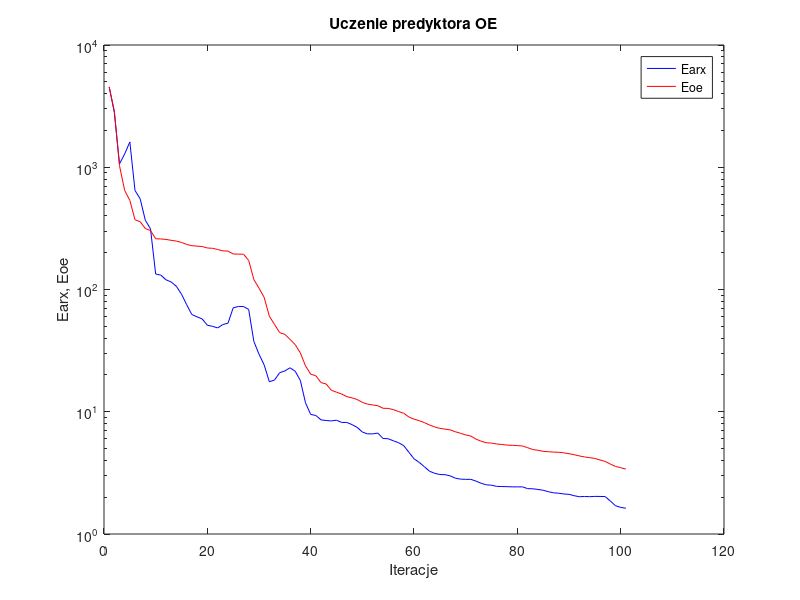
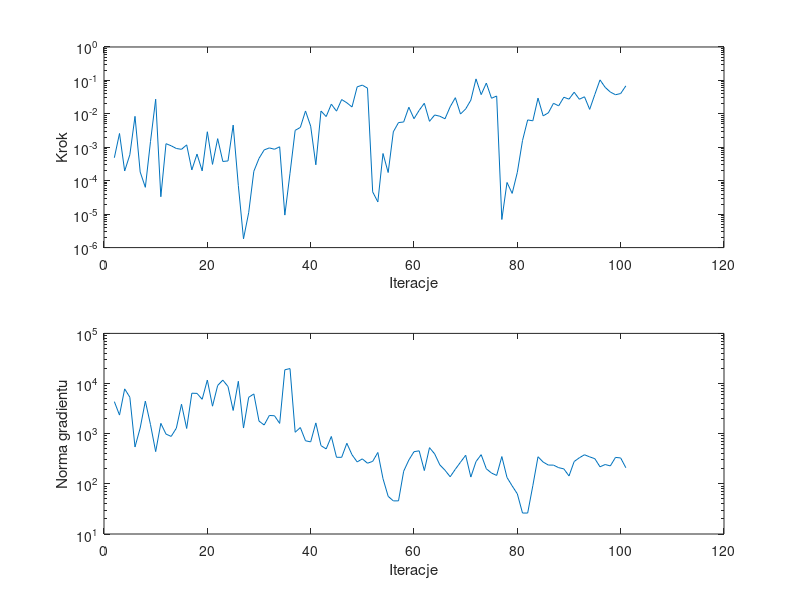

Here is the MATLAB script that generated these plots, in order:
%uczenie predyktora oe
clear all;
n=0; farx(n+1)=4.537746e+003; foe(n+1)=4.552377e+003; wspucz(n+1)=0.000000e+000; ng(n+1)=0.000000e+000;
%odnowa zmiennej metryki
n=1; farx(n+1)=2.807449e+003; foe(n+1)=2.885759e+003; krok(n+1)=4.863026e-004; ng(n+1)=4.360486e+003;
n=2; farx(n+1)=1.066313e+003; foe(n+1)=1.029176e+003; krok(n+1)=2.586841e-003; ng(n+1)=2.350658e+003;
n=3; farx(n+1)=1.284968e+003; foe(n+1)=6.462053e+002; krok(n+1)=1.954789e-004; ng(n+1)=7.830025e+003;
n=4; farx(n+1)=1.611247e+003; foe(n+1)=5.360461e+002; krok(n+1)=5.970040e-004; ng(n+1)=5.336901e+003;
n=5; farx(n+1)=6.453912e+002; foe(n+1)=3.720381e+002; krok(n+1)=8.427741e-003; ng(n+1)=5.431444e+002;
n=6; farx(n+1)=5.520579e+002; foe(n+1)=3.585088e+002; krok(n+1)=1.828869e-004; ng(n+1)=1.297648e+003;
n=7; farx(n+1)=3.683305e+002; foe(n+1)=3.153609e+002; krok(n+1)=6.352069e-005; ng(n+1)=4.462622e+003;
n=8; farx(n+1)=3.134731e+002; foe(n+1)=3.036230e+002; krok(n+1)=1.491801e-003; ng(n+1)=1.516858e+003;
n=9; farx(n+1)=1.339000e+002; foe(n+1)=2.599277e+002; krok(n+1)=2.741623e-002; ng(n+1)=4.391492e+002;
n=10; farx(n+1)=1.310305e+002; foe(n+1)=2.591345e+002; krok(n+1)=3.318147e-005; ng(n+1)=1.607553e+003;
n=11; farx(n+1)=1.200707e+002; foe(n+1)=2.568078e+002; krok(n+1)=1.282071e-003; ng(n+1)=9.821551e+002;
n=12; farx(n+1)=1.152272e+002; foe(n+1)=2.525605e+002; krok(n+1)=1.109421e-003; ng(n+1)=8.830043e+002;
n=13; farx(n+1)=1.062803e+002; foe(n+1)=2.489446e+002; krok(n+1)=9.208067e-004; ng(n+1)=1.287882e+003;
n=14; farx(n+1)=9.156899e+001; foe(n+1)=2.427234e+002; krok(n+1)=8.687921e-004; ng(n+1)=3.873033e+003;
n=15; farx(n+1)=7.513973e+001; foe(n+1)=2.336570e+002; krok(n+1)=1.181843e-003; ng(n+1)=1.270986e+003;
n=16; farx(n+1)=6.238418e+001; foe(n+1)=2.282206e+002; krok(n+1)=2.102562e-004; ng(n+1)=6.417884e+003;
n=17; farx(n+1)=5.978167e+001; foe(n+1)=2.263301e+002; krok(n+1)=6.254538e-004; ng(n+1)=6.363487e+003;
n=18; farx(n+1)=5.744544e+001; foe(n+1)=2.248070e+002; krok(n+1)=1.969720e-004; ng(n+1)=4.855054e+003;
n=19; farx(n+1)=5.098752e+001; foe(n+1)=2.185322e+002; krok(n+1)=2.914778e-003; ng(n+1)=1.174810e+004;
n=20; farx(n+1)=4.998712e+001; foe(n+1)=2.173203e+002; krok(n+1)=3.081200e-004; ng(n+1)=3.535787e+003;
n=21; farx(n+1)=4.849869e+001; foe(n+1)=2.124654e+002; krok(n+1)=1.812955e-003; ng(n+1)=9.151323e+003;
n=22; farx(n+1)=5.166205e+001; foe(n+1)=2.070104e+002; krok(n+1)=3.764443e-004; ng(n+1)=1.171017e+004;
n=23; farx(n+1)=5.306795e+001; foe(n+1)=2.061267e+002; krok(n+1)=3.909299e-004; ng(n+1)=8.713120e+003;
n=24; farx(n+1)=7.071165e+001; foe(n+1)=1.953240e+002; krok(n+1)=4.611188e-003; ng(n+1)=2.905223e+003;
n=25; farx(n+1)=7.269184e+001; foe(n+1)=1.946788e+002; krok(n+1)=7.188658e-005; ng(n+1)=1.109545e+004;
%odnowa zmiennej metryki
n=26; farx(n+1)=7.257151e+001; foe(n+1)=1.945132e+002; krok(n+1)=1.831484e-006; ng(n+1)=1.297523e+003;
n=27; farx(n+1)=6.873456e+001; foe(n+1)=1.730730e+002; krok(n+1)=1.104522e-005; ng(n+1)=5.311459e+003;
n=28; farx(n+1)=3.764089e+001; foe(n+1)=1.206716e+002; krok(n+1)=1.915864e-004; ng(n+1)=6.209548e+003;
n=29; farx(n+1)=2.956777e+001; foe(n+1)=1.026097e+002; krok(n+1)=4.651747e-004; ng(n+1)=1.784311e+003;
n=30; farx(n+1)=2.415652e+001; foe(n+1)=8.620894e+001; krok(n+1)=8.336543e-004; ng(n+1)=1.490655e+003;
n=31; farx(n+1)=1.759374e+001; foe(n+1)=6.045198e+001; krok(n+1)=9.576184e-004; ng(n+1)=2.309116e+003;
n=32; farx(n+1)=1.817110e+001; foe(n+1)=5.184950e+001; krok(n+1)=8.733921e-004; ng(n+1)=2.280038e+003;
n=33; farx(n+1)=2.087515e+001; foe(n+1)=4.437662e+001; krok(n+1)=1.034888e-003; ng(n+1)=1.602601e+003;
n=34; farx(n+1)=2.156321e+001; foe(n+1)=4.296378e+001; krok(n+1)=9.377529e-006; ng(n+1)=1.881828e+004;
n=35; farx(n+1)=2.290235e+001; foe(n+1)=3.909430e+001; krok(n+1)=1.670732e-004; ng(n+1)=1.988940e+004;
n=36; farx(n+1)=2.146080e+001; foe(n+1)=3.545755e+001; krok(n+1)=3.206931e-003; ng(n+1)=1.068101e+003;
n=37; farx(n+1)=1.805867e+001; foe(n+1)=3.031639e+001; krok(n+1)=3.930173e-003; ng(n+1)=1.326412e+003;
n=38; farx(n+1)=1.182660e+001; foe(n+1)=2.374710e+001; krok(n+1)=1.219985e-002; ng(n+1)=7.225783e+002;
n=39; farx(n+1)=9.509911e+000; foe(n+1)=2.030859e+001; krok(n+1)=4.290347e-003; ng(n+1)=6.871070e+002;
n=40; farx(n+1)=9.320407e+000; foe(n+1)=1.969068e+001; krok(n+1)=2.996980e-004; ng(n+1)=1.641169e+003;
n=41; farx(n+1)=8.586148e+000; foe(n+1)=1.732497e+001; krok(n+1)=1.214548e-002; ng(n+1)=5.774730e+002;
n=42; farx(n+1)=8.473075e+000; foe(n+1)=1.687234e+001; krok(n+1)=8.300976e-003; ng(n+1)=4.972082e+002;
n=43; farx(n+1)=8.413657e+000; foe(n+1)=1.498944e+001; krok(n+1)=1.952078e-002; ng(n+1)=8.808526e+002;
n=44; farx(n+1)=8.531197e+000; foe(n+1)=1.445681e+001; krok(n+1)=1.204622e-002; ng(n+1)=3.388184e+002;
n=45; farx(n+1)=8.176719e+000; foe(n+1)=1.395759e+001; krok(n+1)=2.680031e-002; ng(n+1)=3.380121e+002;
n=46; farx(n+1)=8.176402e+000; foe(n+1)=1.329302e+001; krok(n+1)=2.142359e-002; ng(n+1)=6.441233e+002;
n=47; farx(n+1)=7.849264e+000; foe(n+1)=1.300127e+001; krok(n+1)=1.605804e-002; ng(n+1)=3.805012e+002;
n=48; farx(n+1)=7.453479e+000; foe(n+1)=1.259176e+001; krok(n+1)=6.423218e-002; ng(n+1)=2.736202e+002;
n=49; farx(n+1)=6.826282e+000; foe(n+1)=1.193449e+001; krok(n+1)=7.224063e-002; ng(n+1)=3.147489e+002;
n=50; farx(n+1)=6.593109e+000; foe(n+1)=1.154440e+001; krok(n+1)=5.873647e-002; ng(n+1)=2.578747e+002;
%odnowa zmiennej metryki
n=51; farx(n+1)=6.593023e+000; foe(n+1)=1.136889e+001; krok(n+1)=4.645269e-005; ng(n+1)=2.805923e+002;
n=52; farx(n+1)=6.691674e+000; foe(n+1)=1.120422e+001; krok(n+1)=2.323045e-005; ng(n+1)=4.222837e+002;
n=53; farx(n+1)=6.047365e+000; foe(n+1)=1.067760e+001; krok(n+1)=6.518159e-004; ng(n+1)=1.268645e+002;
n=54; farx(n+1)=6.014910e+000; foe(n+1)=1.064834e+001; krok(n+1)=1.758667e-004; ng(n+1)=5.635458e+001;
n=55; farx(n+1)=5.786770e+000; foe(n+1)=1.041298e+001; krok(n+1)=2.909519e-003; ng(n+1)=4.574852e+001;
n=56; farx(n+1)=5.584035e+000; foe(n+1)=1.003706e+001; krok(n+1)=5.485375e-003; ng(n+1)=4.581621e+001;
n=57; farx(n+1)=5.286725e+000; foe(n+1)=9.724946e+000; krok(n+1)=5.711090e-003; ng(n+1)=1.784437e+002;
n=58; farx(n+1)=4.672345e+000; foe(n+1)=9.063932e+000; krok(n+1)=1.576669e-002; ng(n+1)=2.985368e+002;
n=59; farx(n+1)=4.125252e+000; foe(n+1)=8.702535e+000; krok(n+1)=7.162643e-003; ng(n+1)=4.377924e+002;
n=60; farx(n+1)=3.855568e+000; foe(n+1)=8.450674e+000; krok(n+1)=1.274938e-002; ng(n+1)=4.553456e+002;
n=61; farx(n+1)=3.554571e+000; foe(n+1)=8.152901e+000; krok(n+1)=2.074719e-002; ng(n+1)=1.840257e+002;
n=62; farx(n+1)=3.262594e+000; foe(n+1)=7.792554e+000; krok(n+1)=5.977052e-003; ng(n+1)=5.268413e+002;
n=63; farx(n+1)=3.138375e+000; foe(n+1)=7.517387e+000; krok(n+1)=9.248075e-003; ng(n+1)=3.952525e+002;
n=64; farx(n+1)=3.063547e+000; foe(n+1)=7.306104e+000; krok(n+1)=8.483440e-003; ng(n+1)=2.387475e+002;
n=65; farx(n+1)=3.057162e+000; foe(n+1)=7.214889e+000; krok(n+1)=7.119007e-003; ng(n+1)=1.868754e+002;
n=66; farx(n+1)=2.990760e+000; foe(n+1)=7.111318e+000; krok(n+1)=1.626130e-002; ng(n+1)=1.384428e+002;
n=67; farx(n+1)=2.860423e+000; foe(n+1)=6.860525e+000; krok(n+1)=3.043820e-002; ng(n+1)=1.955968e+002;
n=68; farx(n+1)=2.811506e+000; foe(n+1)=6.669455e+000; krok(n+1)=9.866494e-003; ng(n+1)=2.701224e+002;
n=69; farx(n+1)=2.799042e+000; foe(n+1)=6.461939e+000; krok(n+1)=1.401574e-002; ng(n+1)=3.716976e+002;
n=70; farx(n+1)=2.800835e+000; foe(n+1)=6.327182e+000; krok(n+1)=2.570124e-002; ng(n+1)=1.365555e+002;
n=71; farx(n+1)=2.706928e+000; foe(n+1)=5.970035e+000; krok(n+1)=1.110632e-001; ng(n+1)=2.779858e+002;
n=72; farx(n+1)=2.601126e+000; foe(n+1)=5.743373e+000; krok(n+1)=3.758985e-002; ng(n+1)=3.818544e+002;
n=73; farx(n+1)=2.524809e+000; foe(n+1)=5.577623e+000; krok(n+1)=8.333356e-002; ng(n+1)=1.995906e+002;
n=74; farx(n+1)=2.507803e+000; foe(n+1)=5.544184e+000; krok(n+1)=2.928765e-002; ng(n+1)=1.641934e+002;
n=75; farx(n+1)=2.452520e+000; foe(n+1)=5.451347e+000; krok(n+1)=3.416990e-002; ng(n+1)=1.471041e+002;
%odnowa zmiennej metryki
n=76; farx(n+1)=2.445059e+000; foe(n+1)=5.400272e+000; krok(n+1)=6.925078e-006; ng(n+1)=3.500363e+002;
n=77; farx(n+1)=2.438892e+000; foe(n+1)=5.335657e+000; krok(n+1)=8.876552e-005; ng(n+1)=1.340424e+002;
n=78; farx(n+1)=2.430532e+000; foe(n+1)=5.319022e+000; krok(n+1)=4.176829e-005; ng(n+1)=9.105984e+001;
n=79; farx(n+1)=2.428752e+000; foe(n+1)=5.286118e+000; krok(n+1)=1.784716e-004; ng(n+1)=6.313091e+001;
n=80; farx(n+1)=2.430473e+000; foe(n+1)=5.247443e+000; krok(n+1)=1.588254e-003; ng(n+1)=2.618479e+001;
n=81; farx(n+1)=2.349727e+000; foe(n+1)=5.082019e+000; krok(n+1)=6.583213e-003; ng(n+1)=2.616635e+001;
n=82; farx(n+1)=2.343626e+000; foe(n+1)=4.909077e+000; krok(n+1)=6.193383e-003; ng(n+1)=9.200818e+001;
n=83; farx(n+1)=2.314825e+000; foe(n+1)=4.837577e+000; krok(n+1)=2.959713e-002; ng(n+1)=3.470436e+002;
n=84; farx(n+1)=2.279521e+000; foe(n+1)=4.745539e+000; krok(n+1)=8.705227e-003; ng(n+1)=2.718888e+002;
n=85; farx(n+1)=2.219380e+000; foe(n+1)=4.709431e+000; krok(n+1)=1.071180e-002; ng(n+1)=2.369411e+002;
n=86; farx(n+1)=2.171588e+000; foe(n+1)=4.680067e+000; krok(n+1)=2.069473e-002; ng(n+1)=2.362571e+002;
n=87; farx(n+1)=2.155812e+000; foe(n+1)=4.659944e+000; krok(n+1)=1.734425e-002; ng(n+1)=2.102000e+002;
n=88; farx(n+1)=2.125880e+000; foe(n+1)=4.612428e+000; krok(n+1)=3.144138e-002; ng(n+1)=1.988289e+002;
n=89; farx(n+1)=2.110494e+000; foe(n+1)=4.540789e+000; krok(n+1)=2.753897e-002; ng(n+1)=1.436917e+002;
n=90; farx(n+1)=2.057135e+000; foe(n+1)=4.451848e+000; krok(n+1)=4.438543e-002; ng(n+1)=2.786563e+002;
n=91; farx(n+1)=2.018853e+000; foe(n+1)=4.352957e+000; krok(n+1)=2.733118e-002; ng(n+1)=3.309889e+002;
n=92; farx(n+1)=2.026709e+000; foe(n+1)=4.271595e+000; krok(n+1)=3.239658e-002; ng(n+1)=3.801681e+002;
n=93; farx(n+1)=2.020023e+000; foe(n+1)=4.212154e+000; krok(n+1)=1.360507e-002; ng(n+1)=3.451158e+002;
n=94; farx(n+1)=2.031134e+000; foe(n+1)=4.151498e+000; krok(n+1)=3.805310e-002; ng(n+1)=3.175751e+002;
n=95; farx(n+1)=2.029162e+000; foe(n+1)=4.030843e+000; krok(n+1)=1.036878e-001; ng(n+1)=2.187465e+002;
n=96; farx(n+1)=2.023016e+000; foe(n+1)=3.924114e+000; krok(n+1)=6.206136e-002; ng(n+1)=2.427396e+002;
n=97; farx(n+1)=1.861127e+000; foe(n+1)=3.734575e+000; krok(n+1)=4.486659e-002; ng(n+1)=2.280429e+002;
n=98; farx(n+1)=1.702286e+000; foe(n+1)=3.568339e+000; krok(n+1)=3.731451e-002; ng(n+1)=3.367563e+002;
n=99; farx(n+1)=1.651222e+000; foe(n+1)=3.489942e+000; krok(n+1)=4.050274e-002; ng(n+1)=3.285084e+002;
n=100; farx(n+1)=1.623948e+000; foe(n+1)=3.390438e+000; krok(n+1)=6.864555e-002; ng(n+1)=2.095291e+002;

figure; semilogy(farx,'b'); hold on; semilogy(foe,'r'); xlabel('Iteracje'); ylabel('Earx, Eoe'); legend('Earx','Eoe'); title('Uczenie predyktora OE');
figure; subplot(2,1,1); semilogy(krok); xlabel('Iteracje'); ylabel('Krok');
subplot(2,1,2); semilogy(ng); xlabel('Iteracje'); ylabel('Norma gradientu');
Earx=farx(n+1)
Eoe=foe(n+1)
